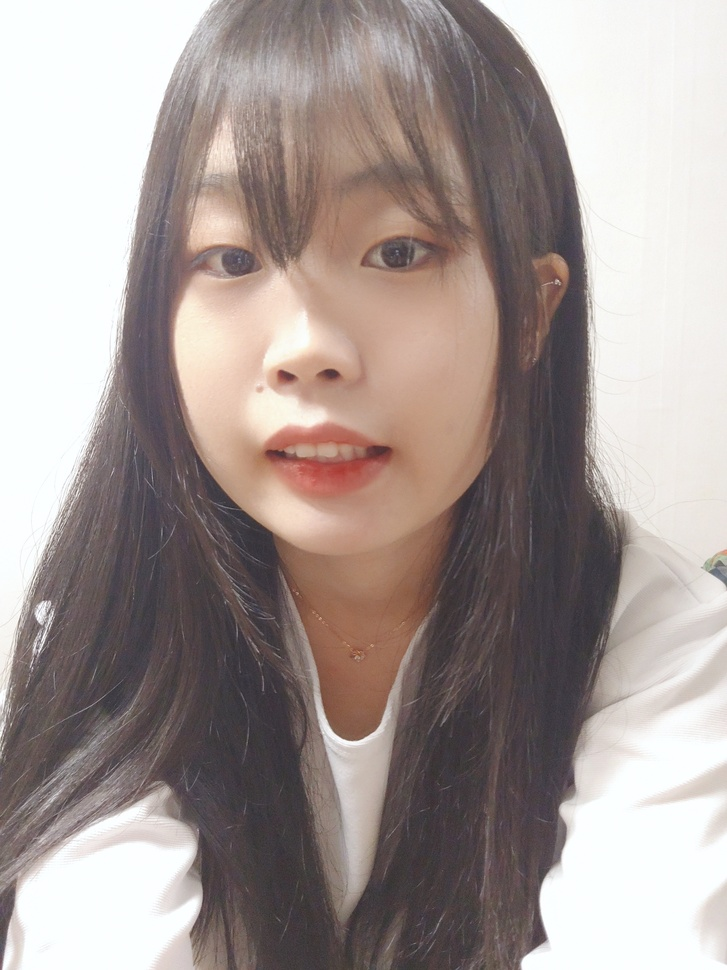
#> input picture class/ImageProcessingHW.jpg, 727 x 970 px, shrunk from 1920 x 2560 before the run
$ python OpenCV2.py
#> lines starting #> are read from the running program, lines starting #| are printed output that depends on the picture
import cv2
import numpy as np
from tkinter import *
import tkinter.filedialog as filedia

root = Tk();
root.filename = filedia.askopenfilename(filetypes=(("JPEG files", ".jpg"),("All files","*.*")))
#> the answer given: ImageProcessingHW.jpg
cvBgrImg = cv2.imread(root.filename,cv2.IMREAD_COLOR)
#> cvBgrImg is the input picture: shape (970, 727, 3); mean B, G, R 150, 153.5, 165.2
cvGrayImg = cv2.imread(root.filename,cv2.IMREAD_GRAYSCALE)
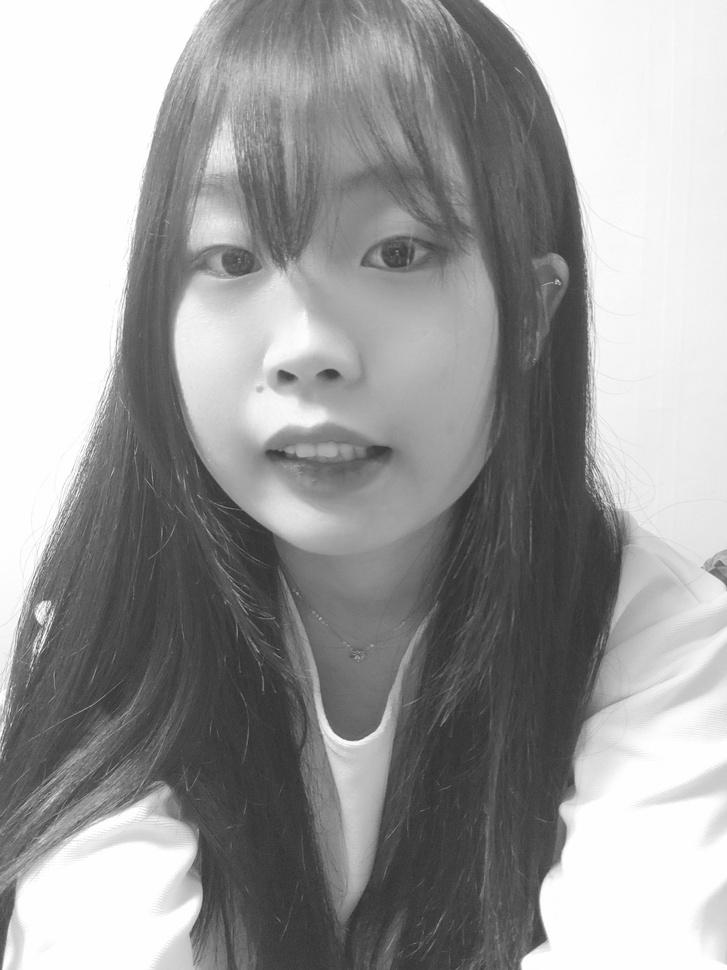
#> cvGrayImg: shape (970, 727); min 42, max 255, mean 156.7

cv2.namedWindow('BGR Image')
cv2.imshow('BGR Image', cvBgrImg)
cv2.waitKey(0)

cv2.namedWindow('Gray Image')
cv2.imshow('Gray Image', cvGrayImg)
cv2.waitKey(0)

hsv = cv2.cvtColor(cvBgrImg, cv2.COLOR_BGR2GRAY)
h, s, v = cv2.split(cvBgrImg)
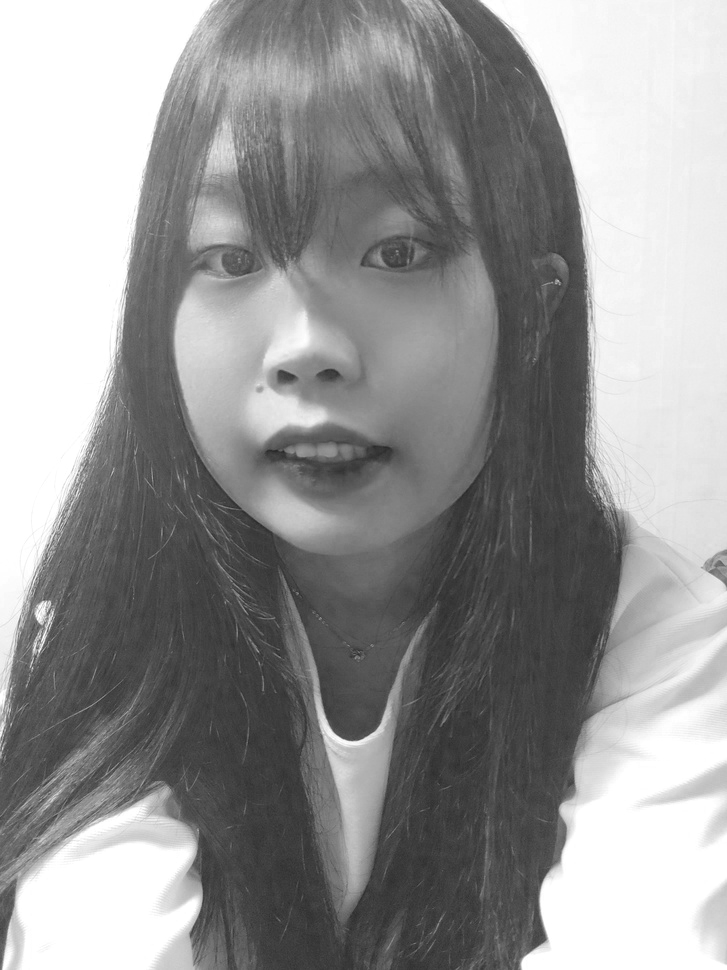
#> h: shape (970, 727); min 38, max 255, mean 150
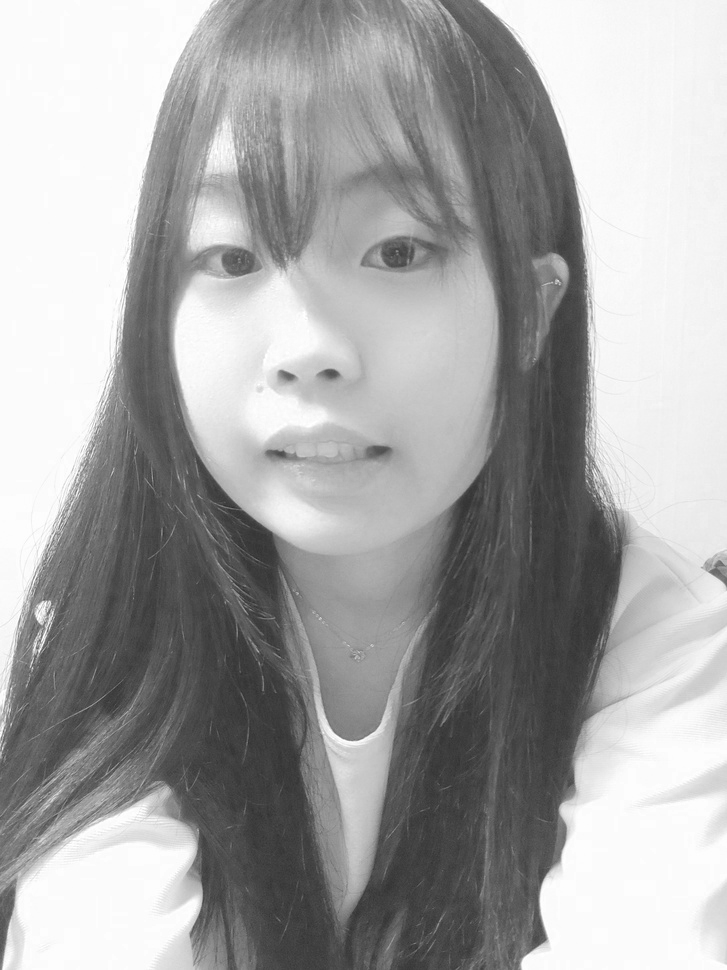
#> v: shape (970, 727); min 45, max 255, mean 165.2
cv2.namedWindow('C Gray Image')
cv2.imshow('C Gray Image', v)
cv2.waitKey(0)

cv2.namedWindow('Source Gray')
cv2.imshow('Source Gray', cvGrayImg)
cv2.waitKey(0)
"""
h, w = cvGrayImg.shape

for y in range(h) :
    for x in range(w) :
        tp = cvGrayImg[y,x] - 30
        if tp < 0 :
            tp = 0
        cvGrayImg[y, x] = tp

cv2.namedWindow('Gray + Image')
cv2.imshow('Gray+ Image', cvGrayImg)
cv2.waitKey(0)

for y in range(h) :
    for x in range(w) :
        tp = cvGrayImg[y,x] * 1.4
        if tp > 255 :
            tp = 255
        cvGrayImg[y, x] = tp

cv2.namedWindow('Gray +L Image')
cv2.imshow('Gray+L Image', cvGrayImg)
cv2.waitKey(0)
"""
"""
LUT = np.zeros(256, dtype=np.uint8)
for i in range(256) :
    nv = i + 30
    if nv > 255 : nv = 255
    LUT[i] = nv

h, w = cvGrayImg.shape
for y in range(h) :
    for x in range(w) :
        cvGrayImg[y,x] = LUT[cvGrayImg[y,x]]

cv2.namedWindow('Gray_L Image')
cv2.imshow('Gray+L Image', cvGrayImg)
cv2.waitKey(0)
"""
gamma = 0.5
LUT = np.zeros(256, dtype=np.uint8)
for i in range(256) :
    # [7 lines of commented-out code are left out]
    nv = -255/(127**2)*(i-128)**2+255
    if nv > 255 : nv = 255
    LUT[i] = nv

h, w = cvGrayImg.shape
#> h = 970; w = 727
for y in range(h) :
    for x in range(w) :
        cvGrayImg[y,x] = LUT[cvGrayImg[y,x]]
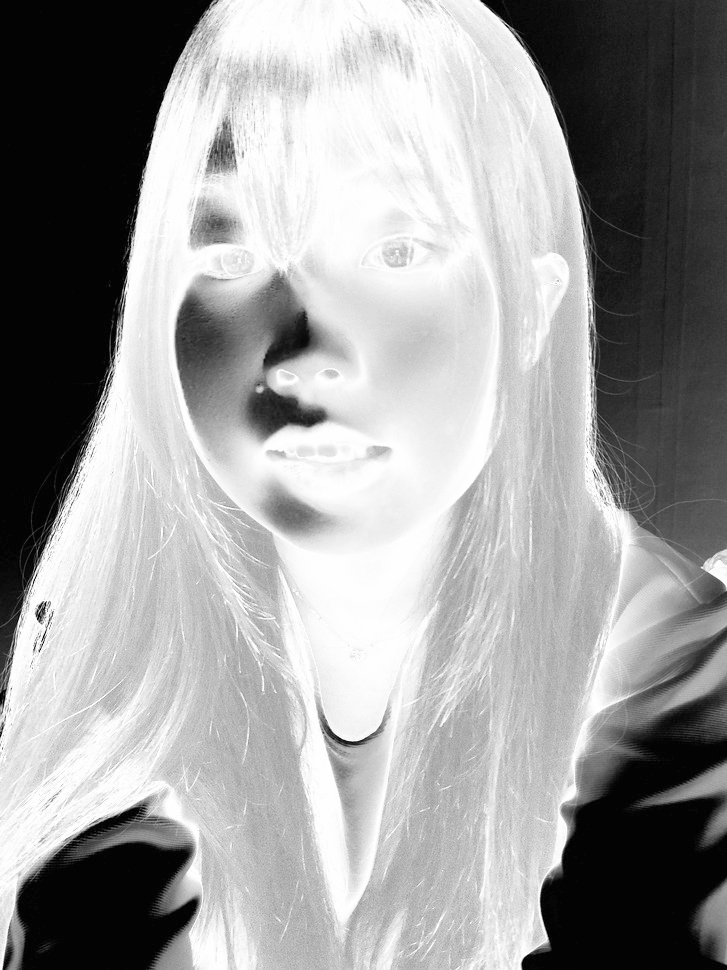
#> cvGrayImg: shape (970, 727); min 0, max 255, mean 155.4

cv2.namedWindow('Gray_L Image')
cv2.imshow('Gray+L Image', cvGrayImg)
cv2.waitKey(0)

cv2.destroyAllWindows()
